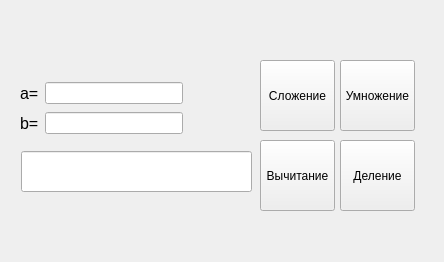
<?xml version="1.0" encoding="UTF-8"?>
<ui version="4.0">
 <class>MainWindow</class>
 <widget class="QMainWindow" name="MainWindow">
  <property name="geometry">
   <rect>
    <x>0</x>
    <y>0</y>
    <width>444</width>
    <height>262</height>
   </rect>
  </property>
  <property name="windowTitle">
   <string>MainWindow</string>
  </property>
  <widget class="QWidget" name="centralwidget">
   <widget class="QPushButton" name="addButton">
    <property name="geometry">
     <rect>
      <x>260</x>
      <y>60</y>
      <width>75</width>
      <height>71</height>
     </rect>
    </property>
    <property name="text">
     <string>Сложение</string>
    </property>
   </widget>
   <widget class="QPushButton" name="subtractButton">
    <property name="geometry">
     <rect>
      <x>260</x>
      <y>140</y>
      <width>75</width>
      <height>71</height>
     </rect>
    </property>
    <property name="text">
     <string>Вычитание</string>
    </property>
   </widget>
   <widget class="QPushButton" name="multiplyButton">
    <property name="geometry">
     <rect>
      <x>340</x>
      <y>60</y>
      <width>75</width>
      <height>71</height>
     </rect>
    </property>
    <property name="text">
     <string>Умножение</string>
    </property>
   </widget>
   <widget class="QPushButton" name="divideButton">
    <property name="geometry">
     <rect>
      <x>340</x>
      <y>140</y>
      <width>75</width>
      <height>71</height>
     </rect>
    </property>
    <property name="text">
     <string>Деление</string>
    </property>
   </widget>
   <widget class="QWidget" name="layoutWidget">
    <property name="geometry">
     <rect>
      <x>20</x>
      <y>80</y>
      <width>163</width>
      <height>56</height>
     </rect>
    </property>
    <layout class="QVBoxLayout" name="verticalLayout">
     <item>
      <layout class="QHBoxLayout" name="horizontalLayout_2">
       <item>
        <widget class="QLabel" name="label">
         <property name="font">
          <font>
           <pointsize>12</pointsize>
          </font>
         </property>
         <property name="text">
          <string notr="true">a=</string>
         </property>
        </widget>
       </item>
       <item>
        <widget class="QLineEdit" name="lineEdit_a"/>
       </item>
      </layout>
     </item>
     <item>
      <layout class="QHBoxLayout" name="horizontalLayout">
       <item>
        <widget class="QLabel" name="label_2">
         <property name="font">
          <font>
           <pointsize>12</pointsize>
          </font>
         </property>
         <property name="text">
          <string notr="true">b=</string>
         </property>
        </widget>
       </item>
       <item>
        <widget class="QLineEdit" name="lineEdit_b"/>
       </item>
      </layout>
     </item>
    </layout>
   </widget>
   <widget class="QLineEdit" name="result">
    <property name="geometry">
     <rect>
      <x>21</x>
      <y>151</y>
      <width>231</width>
      <height>41</height>
     </rect>
    </property>
   </widget>
  </widget>
  <widget class="QStatusBar" name="statusbar">
   <property name="sizeGripEnabled">
    <bool>false</bool>
   </property>
  </widget>
 </widget>
 <resources/>
 <connections/>
</ui>
